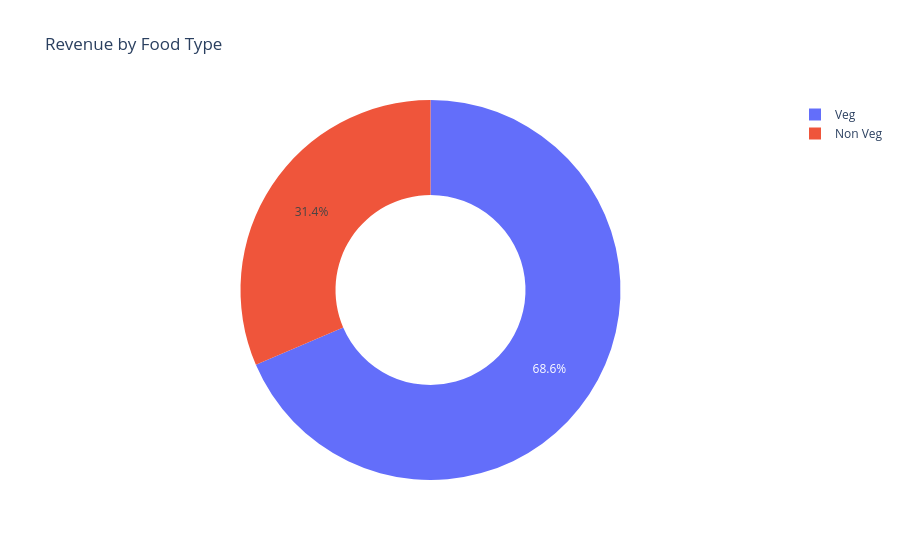

Notebook cell for this chart:
### Code cell
fig=px.pie(
    Food_revenue, 
    names='Food Type',
    values='Price (INR)',
    hole=0.5,
    title='Revenue by Food Type'
)
fig.show()

### Figure 1 — Plotly figure (JSON) as saved in the notebook; plotly's stock layout.template omitted (floating-point values rounded to 4 significant figures)
{"data": [{"domain": {"x": [0, 1], "y": [0, 1]}, "hole": 0.5, "hovertemplate": "Food Type=%{label}<br>Price (INR)=%{value}<extra></extra>", "labels": ["Non Veg", "Veg"], "legendgroup": "", "name": "", "showlegend": true, "type": "pie", "values": [16670000.0, 36340000.0]}], "layout": {"legend": {"tracegroupgap": 0}, "title": {"text": "Revenue by Food Type"}}}
